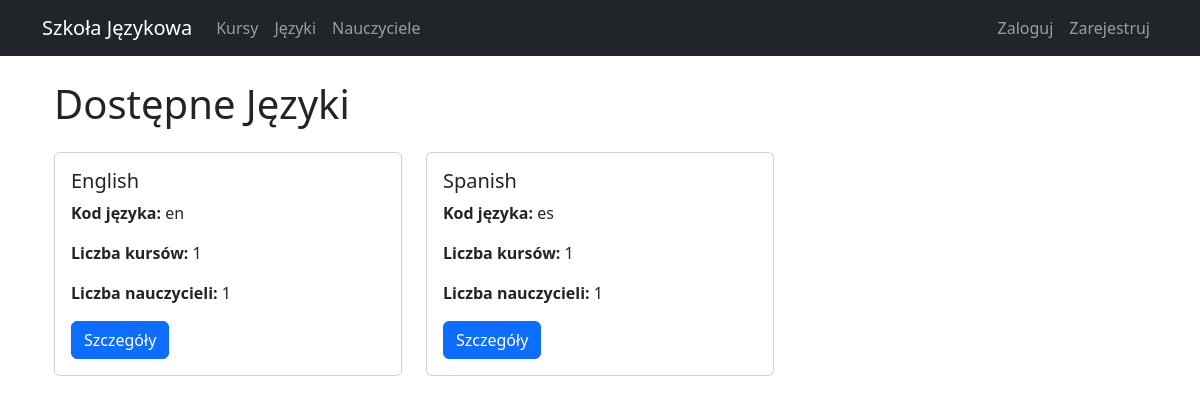
/courses/languages/, run on the app's committed database.
### courses/models.py (models this page shows, shortened)
class Language(models.Model):
    name = models.CharField(max_length=50)
    code = models.CharField(max_length=2)  # np. 'en', 'de', 'es'

### courses/views.py (the view)
# urls.py: path('languages/', views.LanguageListView.as_view(), name='language-list'),
class LanguageListView(ListView):
    model = Language
    template_name = 'courses/language_list.html'
    context_object_name = 'languages'

### courses/templates/courses/language_list.html (shortened to what this page needs)
{% extends 'courses/base.html' %}
{% block content %}
<div class="container">
    <div class="row">
        <div class="col">
            <h1 class="mb-4">Dostępne Języki</h1>
        </div>
    </div>
    <div class="row">
        {% for language in languages %}
        <div class="col-md-4 mb-4">
            <div class="card">
                <div class="card-body">
                    <h5 class="card-title">{{ language.name }}</h5>
                    <p class="card-text">
                        <strong>Kod języka:</strong> {{ language.code }}
                    </p>
                    <p class="card-text">
                        <strong>Liczba kursów:</strong> {{ language.course_set.count }}
                    </p>
                    <p class="card-text">
                        <strong>Liczba nauczycieli:</strong> {{ language.teacher_set.count }}
                    </p>
                    <a href="{% url 'courses:language-detail' language.pk %}" class="btn btn-primary">Szczegóły</a>
                </div>
            </div>
        </div>
        {% empty %}
        <div class="col">
            <p>Brak dostępnych języków.</p>
        </div>
        {% endfor %}
    </div>
</div>
{% endblock %}

### data on the page
Language: name "English", code "en", course_set.count "1", teacher_set.count "1"
Language: name "Spanish", code "es", course_set.count "1", teacher_set.count "1"
